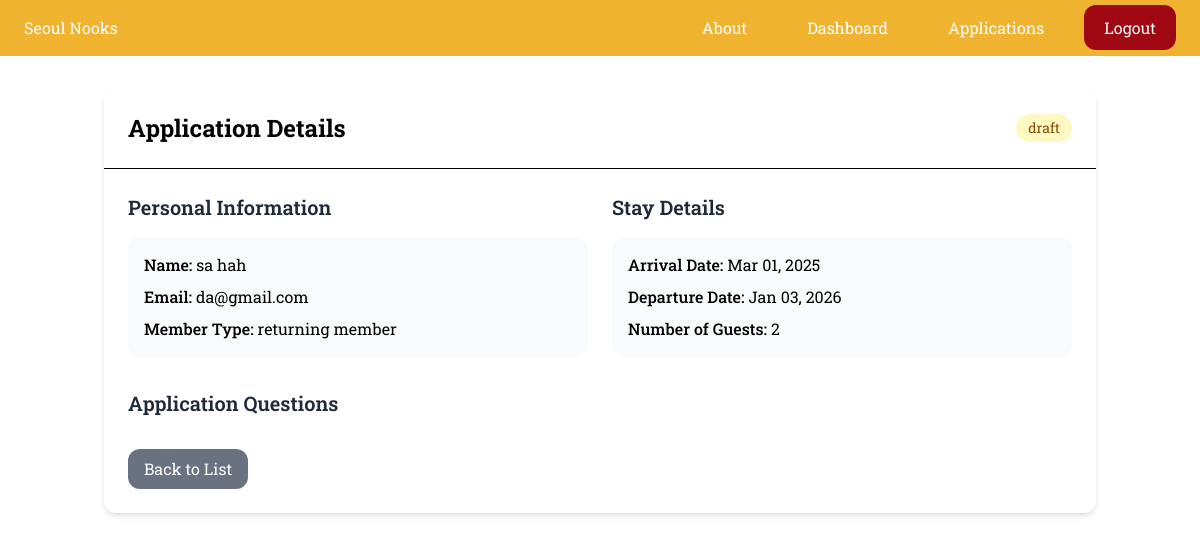
/dashboard/applications/detail/1/ (signed in), run on the app's committed database.
### applications/models.py (models this page shows, shortened)
class Application(models.Model):
    LOW = 'low'
    MEDIUM = 'medium'
    HIGH = 'high'
    CHOICES_PRIORITY = (
        (LOW, 'Low'),
        (MEDIUM, 'Medium'),
        (HIGH, 'High'),
    )
    priority = models.CharField(max_length=10, choices=CHOICES_PRIORITY, default=MEDIUM)
    NEW = 'new member'
    RETURNING = 'returning member'
    MEMBER_TYPE = (
        (NEW, 'new member'),
        (RETURNING, 'returning member'),
    )
    member_type = models.CharField(max_length=20, choices=MEMBER_TYPE, default=NEW)
    COUPLE = '1'
    INDIVIDUAL = '2'
    GUESTS = (
        (COUPLE, '1'),
        (INDIVIDUAL, '2'),
    )
    guests = models.CharField(max_length=2, choices=GUESTS, default=INDIVIDUAL)
    created_by = models.ForeignKey(User, related_name='applications', on_delete=models.CASCADE)
    created_at = models.DateTimeField(auto_now_add=True)
    modified_at = models.DateTimeField(auto_now=True)
    first_name = models.CharField(max_length=255)
    last_name = models.CharField(max_length=255)
    email = models.EmailField()
    question_1 = models.TextField(
        blank=True,
        null=True,
        verbose_name="Question 1: Please tell us about yourself and your interest in Seoul Nooks"
    )
    question_2 = models.TextField(
        blank=True,
        null=True,
        verbose_name="Question 2: What skills or contributions would you bring to our community?"
    )
    question_3 = models.TextField(
        blank=True,
        null=True,
        verbose_name="Question 3: What are your expectations for your stay?"
    )
    date_join = models.DateField(null=True, blank=True, verbose_name='Arrival Date')
    date_leave = models.DateField(null=True, blank=True, verbose_name='Departure Date')
    STATUS_DRAFT = 'Draft'
    STATUS_SUBMITTED = 'Submitted'
    STATUS_CHOICES = [
        (STATUS_DRAFT, 'Draft'),
        (STATUS_SUBMITTED, 'Submitted'),
    ]
    status = models.CharField(
        max_length=20,
        choices=STATUS_CHOICES,
        default=STATUS_DRAFT
    )
    STATUS_APPROVED_INTERVIEW = 'Approved for interview'
    STATUS_SCHEDULED_INTERVIEW = 'Scheduled interview'
    STATUS_INTERVIEW_PASSED = 'Interview passed'
    STATUS_REJECTED = 'Rejected'
    STATUS_ACCEPTED = 'Accepted'
    STATUS_WAITING_LIST = 'Waiting list'
    APPLICATION_STATUS_CHOICES = [
        (STATUS_APPROVED_INTERVIEW, 'Approved for interview'),
        (STATUS_SCHEDULED_INTERVIEW, 'Scheduled interview'),
        (STATUS_INTERVIEW_PASSED, 'Interview passed'),
        (STATUS_REJECTED, 'Rejected'),
        (STATUS_ACCEPTED, 'Accepted'),
        (STATUS_WAITING_LIST, 'Waiting list'),
        (STATUS_DRAFT, 'Application in progress'),
        (STATUS_SUBMITTED, 'Submitted'),
    ]
    application_status = models.CharField(
        max_length=40,
        choices=APPLICATION_STATUS_CHOICES,
        default=STATUS_DRAFT
    )
    coupon_code = models.CharField(max_length=50, blank=True, null=True)
    discount_amount = models.DecimalField(max_digits=10, decimal_places=2, default=0.00)
    is_hidden = models.BooleanField(default=False)
    chapter = models.ForeignKey(
        'chapters.Chapter',
        on_delete=models.SET_NULL,
        null=True,
        blank=True,
        related_name='applications'
    )
    @property
    def is_editable(self):
        return self.status == self.STATUS_DRAFT

### applications/views.py (the view)
# urls.py: path('detail/<int:pk>/', views.application_detail, name='application_detail'),
@login_required
def application_detail(request, pk): #shows application details
    application = Application.objects.filter(created_by=request.user, is_hidden=False).get(pk=pk)
    return render(request, 'applications/application_detail.html', {
        'application': application
    })

### applications/templates/applications/application_detail.html (shortened to what this page needs)
{% extends 'core/base.html' %}
{% block content %}
<div class="container mx-auto px-4 py-8">
    <div class="bg-white rounded-xl shadow-md overflow-hidden">
        <div class="p-6 border-b">
            <div class="flex justify-between items-center">
                <h1 class="text-2xl font-bold">Application Details</h1>
                <span class="px-3 py-1 rounded-full text-sm
                    {% if application.status == 'submitted' %}bg-green-100 text-green-800
                    {% elif application.status == 'draft' %}bg-yellow-100 text-yellow-800
                    {% else %}bg-gray-100 text-gray-800{% endif %}">
                    {{ application.get_status_display }}
                </span>
            </div>
        </div>
        <div class="p-6">
            <div class="grid grid-cols-1 md:grid-cols-2 gap-6">
                <div class="space-y-4">
                    <h2 class="text-xl font-semibold text-gray-800">Personal Information</h2>
                    <div class="bg-gray-50 rounded-xl p-4">
                        <p class="mb-2"><span class="font-medium">Name:</span> {{ application.first_name }} {{ application.last_name }}</p>
                        <p class="mb-2"><span class="font-medium">Email:</span> {{ application.email }}</p>
                        <p><span class="font-medium">Member Type:</span> {{ application.get_member_type_display }}</p>
                    </div>
                </div>
                <div class="space-y-4">
                    <h2 class="text-xl font-semibold text-gray-800">Stay Details</h2>
                    <div class="bg-gray-50 rounded-xl p-4">
                        <p class="mb-2"><span class="font-medium">Arrival Date:</span> {{ application.date_join|date:"M d, Y" }}</p>
                        <p class="mb-2"><span class="font-medium">Departure Date:</span> {{ application.date_leave|date:"M d, Y" }}</p>
                        <p><span class="font-medium">Number of Guests:</span> {{ application.get_guests_display }}</p>
                    </div>
                </div>
            </div>
            <div class="mt-8 space-y-4">
                <h2 class="text-xl font-semibold text-gray-800">Application Questions</h2>
            </div>
            <div class="mt-8 flex space-x-4">
                <a href="{% url 'applications_list' %}"
                   class="py-2 px-4 bg-gray-500 text-white rounded-xl hover:bg-gray-700 transition-colors">
                    Back to List
                </a>
            </div>
        </div>
    </div>
</div>
{% endblock %}

### core/templates/core/base.html (style rules this page uses)
body { font-family: 'Roboto Slab', serif; }

### data on the page
Application: status "draft", first_name "sa", last_name "hah", email "da@gmail.com", member_type "returning member", date_join "Mar 01, 2025", date_leave "Jan 03, 2026", guests "2"
